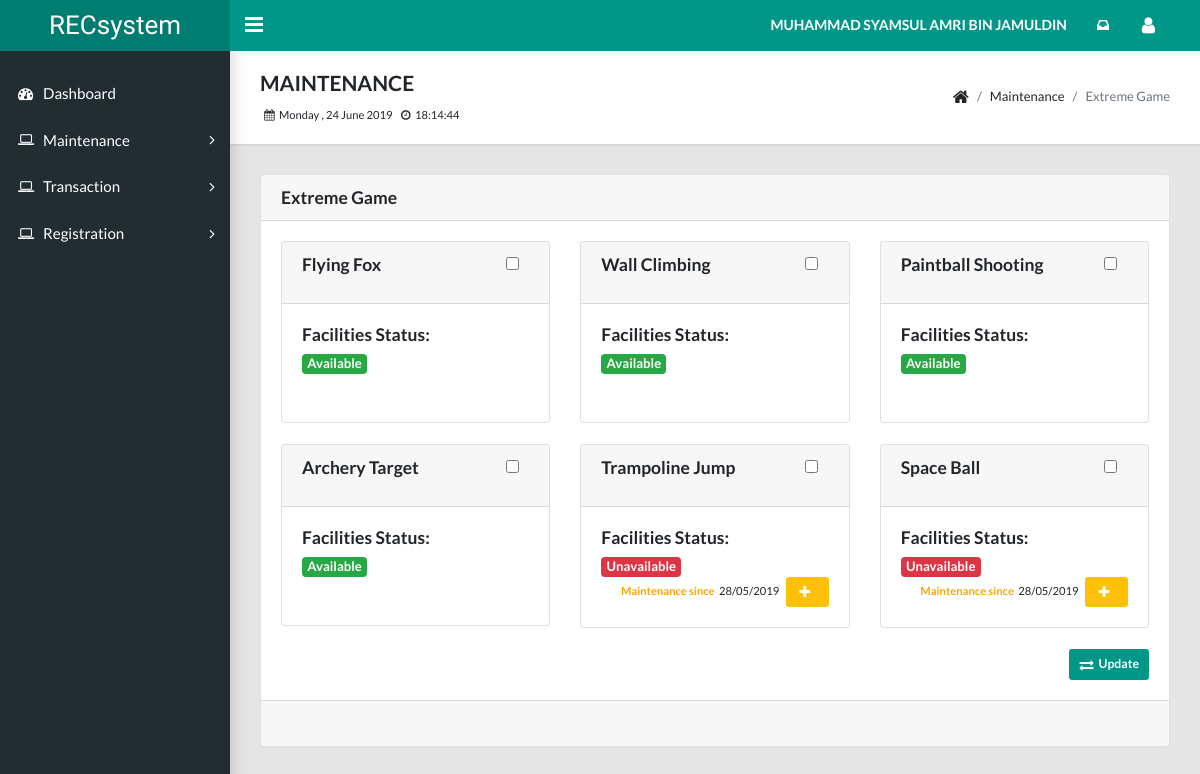
Screenshot of /staff/maintenance_extreme_view_panel.php (signed in) with the database file from the repository.
### tables this page shows
CREATE TABLE `user_staff` (
  `staff_id` int(11) NOT NULL,
  `staff_full` varchar(255) NOT NULL,
  `staff_email` varchar(255) NOT NULL,
  `staff_password` varchar(255) NOT NULL,
  `staff_phone` varchar(255) NOT NULL,
  `staff_address` varchar(255) NOT NULL,
  `staff_register` datetime NOT NULL,
  `staff_status` int(11) NOT NULL,
  `manager_id` int(11) NOT NULL
);

CREATE TABLE `facility_category` (
  `fac_id` int(11) NOT NULL,
  `fac_name` varchar(255) NOT NULL,
  `fac_rate` double NOT NULL,
  `fac_total` int(11) NOT NULL,
  `fac_qty` int(11) NOT NULL,
  `fac_limit` int(11) NOT NULL,
  `fac_queue` int(11) NOT NULL,
  `fac_use` int(11) NOT NULL,
  `fac_status` int(11) NOT NULL,
  `fac_unav` date NOT NULL,
  `manager_id` int(11) NOT NULL
);

### staff/maintenance_extreme_view_panel.php (the view, shortened to what this page needs)
<?php include "header.php"; ?>
<?php include "navbar.php"; ?>
<?php include "sidebar.php"; ?>
<?php include "dbconnection.php"; ?>
<body class="app sidebar-mini rtl">
  <main class="app-content">
    <div class="app-title">
      <div>
        <h4>MAINTENANCE</h4><small><span id="date_time"></span></small>
      </div>
      <?php include "chatting_seen_notification.php"; ?>
      <ul class="app-breadcrumb breadcrumb side">
        <li class="breadcrumb-item"><i class="fa fa-home fa-lg"></i></li>
        <li class="breadcrumb-item">Maintenance</li>
        <li class="breadcrumb-item active">Extreme Game</li>
      </ul>
    </div>
    <div class="row">
      <div class="col-md-12">
        <div class="bs-component">
          <div class="card">
            <h5 class="card-header">Extreme Game</h5>
            <div class="card-body">
              <div class="row">
                <?php
                $stmt = $conn->prepare("SELECT * FROM `facility_category` WHERE fac_id >3");
                $stmt->execute();
                $result = $stmt->get_result();
                while($row = $result->fetch_assoc())
                {
                  $fac_id = $row['fac_id'];
                  $fac_name = $row['fac_name'];
                  $fac_status = $row['fac_status'];
                  $fac_unav = date_format(date_create($row['fac_unav']), 'd/m/Y');
                  ?>
                  <div class="col-md-4 col-sm-6 col-xs-12">
                    <div class="card">
                      <div class="card-header">
                        <div style="float:right;">
                          <p align="center"><input type="checkbox" value="<?php echo $fac_id; ?>"/>&nbsp;&nbsp;&nbsp;&nbsp;</p>
                        </div>
                        <div style="float:left;">
                          <h5><?php echo $fac_name;?></h5>
                        </div>
                      </div>
                      <div class="card-body">
                        <div style="float:left;">
                          <h5 class="card-title">Facilities Status: </h5>
                          <h5 class="card-subtitle text-muted"><?php if($fac_status==0){ echo "<span class='badge badge-success'>Available </span>"; }else{ echo "<span class='badge badge-danger'>Unavailable</span>"; }?></h5>
                        </div>
                        <div style="float:right;">
                          <small>
                            <?php
                              if($fac_status==1){
                                echo "<label style='color:orange; font-weight:bold;'>Maintenance since</label>&nbsp;&nbsp;<label>".$fac_unav."</label>&nbsp;&nbsp;
                                <a href='#edit$fac_id' data-toggle='modal' class='btn btn-warning btn-sm' style='color:white;'><i class='fa fa-fw fa-xs fa-plus'></i></a>";
                              }else{
                                echo "<label style='height:66px;'>&nbsp;&nbsp;<label>";
                              }
                            ?>
                          </small>
                        </div>
                    </div>
                  </div><br />
                </div>
              <?php } ?>
              <div class="col-md-12">
                <div align="right">
                  <button type="button" name="btn_extreme" id="btn_extreme" class="btn btn-primary btn-sm"><i class='fa fa-exchange'></i>Update</button>
                </div>
              </div>
            </div>
          </div>
          <div class="card-footer">
          </div>
        </div>
      </div>
    </main>
  </body>
  </html>

### staff/identification.php (shortened to what this page needs)
<?php
function staff(){
include "dbconnection.php";
  	$id = $_SESSION['staff_id'];
    $stmt = $conn->prepare("SELECT * FROM `user_staff` WHERE staff_id=?");
    $stmt->bind_param("s", $id);
    $stmt->execute();
    $result = $stmt->get_result();
    $row = $result->fetch_assoc();
      $staff_full = $row ['staff_full'];
      echo strtoupper($staff_full);
}
 ?>

### rows the page displays
user_staff: staff_full "MUHAMMAD SYAMSUL AMRI BIN JAMULDIN"
facility_category: fac_name "Flying Fox", fac_status "Available"
facility_category: fac_name "Wall Climbing", fac_status "Available"
facility_category: fac_name "Paintball Shooting", fac_status "Available"
facility_category: fac_name "Archery Target", fac_status "Available"
facility_category: fac_name "Trampoline Jump", fac_status "Unavailable", fac_unav "28/05/2019"
facility_category: fac_name "Space Ball", fac_status "Unavailable", fac_unav "28/05/2019"
